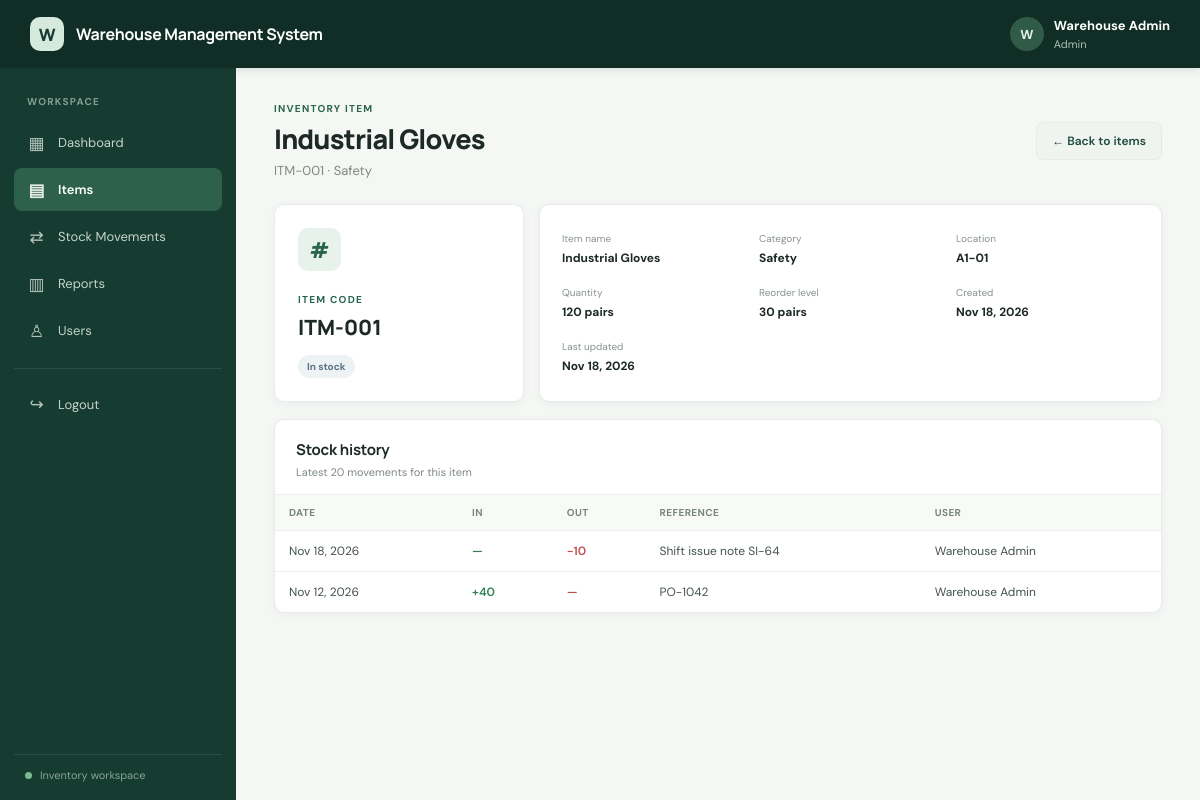
The app's page /user/item-details.php?id=1 (signed in) with its own data.
### tables this page shows
CREATE TABLE IF NOT EXISTS items (
  id INT UNSIGNED NOT NULL AUTO_INCREMENT,
  item_code VARCHAR(40) NOT NULL,
  item_name VARCHAR(160) NOT NULL,
  category VARCHAR(100) NOT NULL,
  location VARCHAR(80) NOT NULL,
  quantity INT UNSIGNED NOT NULL DEFAULT 0,
  unit VARCHAR(40) NOT NULL,
  reorder_level INT UNSIGNED NOT NULL DEFAULT 0,
  created_at TIMESTAMP NOT NULL DEFAULT CURRENT_TIMESTAMP,
  updated_at TIMESTAMP NOT NULL DEFAULT CURRENT_TIMESTAMP ON UPDATE CURRENT_TIMESTAMP,
  PRIMARY KEY (id), UNIQUE KEY uq_items_code (item_code), KEY idx_items_category (category), KEY idx_items_name (item_name), KEY idx_items_low_stock (quantity,reorder_level)
);

CREATE TABLE IF NOT EXISTS stock_movements (
  id BIGINT UNSIGNED NOT NULL AUTO_INCREMENT,
  item_id INT UNSIGNED NOT NULL,
  movement_type ENUM('IN','OUT') NOT NULL,
  quantity INT UNSIGNED NOT NULL,
  movement_date DATE NOT NULL,
  reference_note VARCHAR(255) NULL,
  created_by INT UNSIGNED NOT NULL,
  created_at TIMESTAMP NOT NULL DEFAULT CURRENT_TIMESTAMP,
  PRIMARY KEY (id),
  KEY idx_movements_item_date (item_id,movement_date),
  KEY idx_movements_type_date (movement_type,movement_date),
  KEY idx_movements_created_by (created_by),
  CONSTRAINT fk_movements_item FOREIGN KEY (item_id) REFERENCES items(id) ON DELETE RESTRICT ON UPDATE CASCADE,
  CONSTRAINT fk_movements_user FOREIGN KEY (created_by) REFERENCES users(id) ON DELETE RESTRICT ON UPDATE CASCADE
);

CREATE TABLE IF NOT EXISTS users (
  id INT UNSIGNED NOT NULL AUTO_INCREMENT,
  full_name VARCHAR(120) NOT NULL,
  username VARCHAR(50) NOT NULL,
  password_hash VARCHAR(255) NOT NULL,
  role ENUM('admin','user') NOT NULL DEFAULT 'user',
  is_active TINYINT(1) NOT NULL DEFAULT 1,
  created_at TIMESTAMP NOT NULL DEFAULT CURRENT_TIMESTAMP,
  updated_at TIMESTAMP NOT NULL DEFAULT CURRENT_TIMESTAMP ON UPDATE CURRENT_TIMESTAMP,
  PRIMARY KEY (id), UNIQUE KEY uq_users_username (username), KEY idx_users_role (role)
);

### config/database.php (called while the page is built, shortened)
<?php
function db(): PDO
{
    static $pdo = null;
    if ($pdo instanceof PDO) return $pdo;
    $dsn = 'mysql:host=' . DB_HOST . ';port=' . DB_PORT . ';dbname=' . DB_NAME . ';charset=utf8mb4';
    $pdo = new PDO($dsn, DB_USER, DB_PASS, [
        PDO::ATTR_ERRMODE => PDO::ERRMODE_EXCEPTION,
        PDO::ATTR_DEFAULT_FETCH_MODE => PDO::FETCH_ASSOC,
        PDO::ATTR_EMULATE_PREPARES => false,
    ]);
    return $pdo;
}

### includes/init.php (called while the page is built, shortened)
<?php
require_once __DIR__ . '/../config/database.php';
function e(mixed $value): string { return htmlspecialchars((string)$value, ENT_QUOTES | ENT_SUBSTITUTE, 'UTF-8'); }
function url(string $path = ''): string { return rtrim(BASE_PATH, '/') . '/' . ltrim($path, '/'); }
function currentUser(): ?array { return $_SESSION['user'] ?? null; }
function dateValue(?string $date): string { return $date ? date('M j, Y', strtotime($date)) : '—'; }
function layoutStart(string $title, string $active = ''): void { require __DIR__ . '/header.php'; }
function layoutEnd(): void { require __DIR__ . '/footer.php'; }

### user/item-details.php (the view)
<?php
require_once __DIR__ . '/../includes/init.php';requireLogin();$id=(int)($_GET['id']??0);$s=db()->prepare('SELECT * FROM items WHERE id=?');$s->execute([$id]);$item=$s->fetch();if(!$item){http_response_code(404);$title='Item not found';$active='items';layoutStart($title,$active);?><section class="panel"><h1>Item not found</h1><p>This item may have been removed.</p><a class="button light" href="<?= e(url('user/items.php')) ?>">Back to items</a></section><?php layoutEnd();exit;}$s=db()->prepare('SELECT sm.*,u.full_name FROM stock_movements sm JOIN users u ON u.id=sm.created_by WHERE sm.item_id=? ORDER BY sm.movement_date DESC,sm.id DESC LIMIT 20');$s->execute([$id]);$rows=$s->fetchAll();$title='Item details';$active='items';layoutStart($title,$active);
?><div class="page-heading"><div><div class="eyebrow">INVENTORY ITEM</div><h1><?= e($item['item_name']) ?></h1><p><?= e($item['item_code']) ?> · <?= e($item['category']) ?></p></div><a class="button light" href="<?= e(url(currentUser()['role']==='admin'?'admin/items.php':'user/items.php')) ?>">← Back to items</a></div><section class="detail-grid"><article class="panel item-overview"><div class="item-code-mark">#</div><span class="eyebrow">ITEM CODE</span><h2><?= e($item['item_code']) ?></h2><span class="badge <?= $item['quantity']<=$item['reorder_level']?'warning':'role-user' ?>"><?= $item['quantity']<=$item['reorder_level']?'Low stock':'In stock' ?></span></article><article class="panel detail-values"><div><span>Item name</span><b><?= e($item['item_name']) ?></b></div><div><span>Category</span><b><?= e($item['category']) ?></b></div><div><span>Location</span><b><?= e($item['location']) ?></b></div><div><span>Quantity</span><b><?= e($item['quantity'].' '.$item['unit']) ?></b></div><div><span>Reorder level</span><b><?= e($item['reorder_level'].' '.$item['unit']) ?></b></div><div><span>Created</span><b><?= e(dateValue($item['created_at'])) ?></b></div><div><span>Last updated</span><b><?= e(dateValue($item['updated_at'])) ?></b></div></article></section><section class="panel"><div class="panel-heading"><div><h2>Stock history</h2><p>Latest 20 movements for this item</p></div></div><div class="table-wrap"><table><thead><tr><th>Date</th><th>IN</th><th>OUT</th><th>Reference</th><th>User</th></tr></thead><tbody><?php if(!$rows):?><tr><td colspan="5" class="empty">No stock movement records for this item.</td></tr><?php else:foreach($rows as $r):?><tr><td><?= e(dateValue($r['movement_date'])) ?></td><td class="in-text"><?= $r['movement_type']==='IN'?'+'.e($r['quantity']):'—' ?></td><td class="out-text"><?= $r['movement_type']==='OUT'?'−'.e($r['quantity']):'—' ?></td><td><?= e($r['reference_note']?:'—') ?></td><td><?= e($r['full_name']) ?></td></tr><?php endforeach;endif;?></tbody></table></div></section><?php layoutEnd();?>

### assets/css/style.css (style rules this page uses)
:root { --green-950:#102e25;--green-900:#163b30;--green-800:#1d4b3c;--green-700:#28654f;--green-600:#328260;--green-100:#e8f3ed;--ink:#1c2924;--muted:#7d8983;--line:#e8ece9;--canvas:#f5f7f5;--white:#fff;--amber:#b97914;--red:#c34f4d;--blue:#3976a8;--shadow:0 2px 8px rgba(18,47,36,.045) }
* { box-sizing:border-box }
body { margin:0;background:var(--canvas);color:var(--ink);font:14px 'DM Sans',Arial,sans-serif }
a { color:inherit;text-decoration:none }
.page-heading { display:flex;justify-content:space-between;align-items:center;gap:20px;margin:0 0 25px }
.page-heading h1 { font:800 27px Manrope,sans-serif;letter-spacing:-.8px;margin:5px 0 5px }
.page-heading p,.panel-heading p { color:var(--muted);margin:0;font-size:13px }
.eyebrow { font-size:10px;letter-spacing:1.25px;color:var(--green-700);font-weight:700 }
.button { border:0;border-radius:7px;padding:10px 15px;min-height:38px;display:inline-flex;justify-content:center;align-items:center;gap:8px;font-weight:600;font-size:12px;cursor:pointer;transition:filter .15s,transform .15s }
.button.light { background:#f0f4f1;color:var(--green-800);border:1px solid #e5ebe6 }
.panel { background:#fff;border:1px solid var(--line);border-radius:10px;box-shadow:var(--shadow);margin-bottom:17px;overflow:hidden }
.panel-heading { padding:19px 21px 15px;display:flex;align-items:center;justify-content:space-between;gap:14px }
.panel-heading h2 { font:700 15px Manrope,sans-serif;margin:0 0 5px;letter-spacing:-.2px }
.panel-heading p { font-size:11px }
.table-wrap { overflow-x:auto;width:100% }
table { border-collapse:collapse;width:100%;min-width:650px;font-size:12px }
thead { background:#f8faf8 }
th { text-align:left;color:#78857d;font-size:10px;letter-spacing:.4px;font-weight:700;text-transform:uppercase;padding:11px 14px;border-top:1px solid #edf0ee;border-bottom:1px solid #edf0ee;white-space:nowrap }
td { padding:12px 14px;border-bottom:1px solid #eff2f0;vertical-align:middle;color:#45534b }
tbody tr:last-child td { border-bottom:0 }
.badge { display:inline-flex;align-items:center;border-radius:20px;padding:5px 9px;font-size:10px;font-weight:700;white-space:nowrap }
.role-user { background:#edf2f5;color:#5b7281 }
.in-text { color:#328052;font-weight:600 }
.out-text { color:#bc514c;font-weight:600 }
.detail-grid { display:grid;grid-template-columns:250px 1fr;gap:15px }
.item-overview { padding:23px }
.item-code-mark { height:43px;width:43px;background:#e8f2ec;color:var(--green-700);border-radius:10px;display:grid;place-items:center;font:800 22px Manrope,sans-serif;margin-bottom:18px }
.item-overview h2 { font:800 21px Manrope,sans-serif;margin:6px 0 14px }
.detail-values { padding:19px 22px;display:grid;grid-template-columns:repeat(3,1fr);gap:20px 14px;align-content:center }
.detail-values span,.detail-values b { display:block }
.detail-values span { color:#88938d;font-size:10px;margin-bottom:5px }
.detail-values b { font-size:12px }

### records on screen
items: item_name "Industrial Gloves", item_code "ITM-001", category "Safety", location "A1-01", quantity+unit "120 pairs", reorder_level+unit "30 pairs", created_at "Nov 18, 2026", updated_at "Nov 18, 2026"
stock_movements: movement_date "Nov 18, 2026", quantity "10", reference_note "Shift issue note SI-64", created_by.full_name "Warehouse Admin"
stock_movements: movement_date "Nov 12, 2026", quantity "40", reference_note "PO-1042", created_by.full_name "Warehouse Admin"

### other values on screen
APP_NAME "Warehouse Management System"
substr($user['full_name'],0,1) "W"
$user['full_name'] "Warehouse Admin"
$user['role'] "Admin"
$label "Dashboard"
$label "Items"
$label "Stock Movements"
$label "Reports"
$label "Users"
